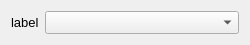
<?xml version="1.0" encoding="UTF-8"?>
<ui version="4.0">
 <class>BaseEntityComboBox</class>
 <widget class="QWidget" name="BaseEntityComboBox">
  <property name="geometry">
   <rect>
    <x>0</x>
    <y>0</y>
    <width>250</width>
    <height>40</height>
   </rect>
  </property>
  <property name="font">
   <font>
    <pointsize>10</pointsize>
   </font>
  </property>
  <property name="windowTitle">
   <string>Form</string>
  </property>
  <layout class="QHBoxLayout" name="horizontalLayout">
   <item>
    <widget class="QLabel" name="label">
     <property name="text">
      <string>label</string>
     </property>
    </widget>
   </item>
   <item>
    <widget class="QComboBox" name="comboBox">
     <property name="sizePolicy">
      <sizepolicy hsizetype="Expanding" vsizetype="Fixed">
       <horstretch>0</horstretch>
       <verstretch>0</verstretch>
      </sizepolicy>
     </property>
    </widget>
   </item>
  </layout>
 </widget>
 <resources/>
 <connections/>
</ui>
